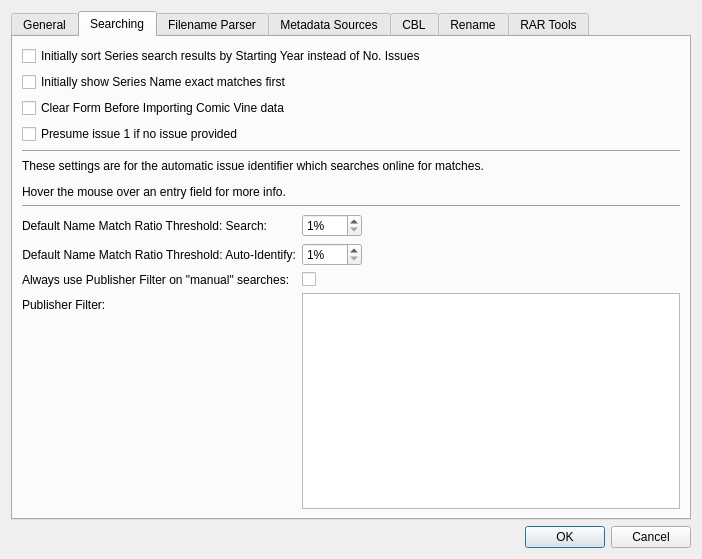
<?xml version="1.0" encoding="UTF-8"?>
<ui version="4.0">
 <class>dialogCreditEditor</class>
 <widget class="QDialog" name="dialogCreditEditor">
  <property name="geometry">
   <rect>
    <x>0</x>
    <y>0</y>
    <width>702</width>
    <height>559</height>
   </rect>
  </property>
  <property name="windowTitle">
   <string>Settings</string>
  </property>
  <property name="sizeGripEnabled">
   <bool>false</bool>
  </property>
  <layout class="QGridLayout" name="gridLayout_2">
   <item row="0" column="0">
    <layout class="QVBoxLayout" name="verticalLayout">
     <item>
      <widget class="QTabWidget" name="tabWidget">
       <property name="sizePolicy">
        <sizepolicy hsizetype="Expanding" vsizetype="Preferred">
         <horstretch>0</horstretch>
         <verstretch>0</verstretch>
        </sizepolicy>
       </property>
       <property name="currentIndex">
        <number>1</number>
       </property>
       <widget class="QWidget" name="tGeneral">
        <attribute name="title">
         <string>General</string>
        </attribute>
        <layout class="QVBoxLayout" name="verticalLayout_2">
         <item>
          <widget class="QGroupBox" name="grpBoxBtns">
           <property name="title">
            <string/>
           </property>
           <layout class="QGridLayout" name="gridLayout_4">
            <item row="1" column="0">
             <widget class="QPushButton" name="btnResetSettings">
              <property name="sizePolicy">
               <sizepolicy hsizetype="Maximum" vsizetype="Fixed">
                <horstretch>0</horstretch>
                <verstretch>0</verstretch>
               </sizepolicy>
              </property>
              <property name="text">
               <string>Default Settings</string>
              </property>
             </widget>
            </item>
            <item row="1" column="1">
             <widget class="QLabel" name="lblDefaultSettings">
              <property name="sizePolicy">
               <sizepolicy hsizetype="Expanding" vsizetype="Expanding">
                <horstretch>0</horstretch>
                <verstretch>0</verstretch>
               </sizepolicy>
              </property>
              <property name="text">
               <string>Revert to default settings</string>
              </property>
              <property name="wordWrap">
               <bool>true</bool>
              </property>
             </widget>
            </item>
            <item row="2" column="0">
             <widget class="QPushButton" name="btnClearCache">
              <property name="sizePolicy">
               <sizepolicy hsizetype="Maximum" vsizetype="Fixed">
                <horstretch>0</horstretch>
                <verstretch>0</verstretch>
               </sizepolicy>
              </property>
              <property name="text">
               <string>Clear Cache</string>
              </property>
             </widget>
            </item>
            <item row="2" column="1">
             <widget class="QLabel" name="label_2">
              <property name="sizePolicy">
               <sizepolicy hsizetype="Expanding" vsizetype="Expanding">
                <horstretch>0</horstretch>
                <verstretch>0</verstretch>
               </sizepolicy>
              </property>
              <property name="text">
               <string>If you need to free up the disk space, or the responses seems out of date, clear the online cache.</string>
              </property>
              <property name="wordWrap">
               <bool>true</bool>
              </property>
             </widget>
            </item>
            <item row="0" column="0" colspan="2">
             <widget class="QCheckBox" name="cbxCheckForNewVersion">
              <property name="text">
               <string>Check for new version on startup</string>
              </property>
             </widget>
            </item>
           </layout>
          </widget>
         </item>
         <item>
          <widget class="Line" name="line_3">
           <property name="orientation">
            <enum>Qt::Horizontal</enum>
           </property>
          </widget>
         </item>
         <item>
          <spacer name="verticalSpacer">
           <property name="orientation">
            <enum>Qt::Vertical</enum>
           </property>
           <property name="sizeHint" stdset="0">
            <size>
             <width>20</width>
             <height>40</height>
            </size>
           </property>
          </spacer>
         </item>
        </layout>
       </widget>
       <widget class="QWidget" name="tSearching">
        <attribute name="title">
         <string>Searching</string>
        </attribute>
        <layout class="QGridLayout" name="gridLayout_3">
         <item row="7" column="0">
          <layout class="QFormLayout" name="formLayout_2">
           <property name="fieldGrowthPolicy">
            <enum>QFormLayout::AllNonFixedFieldsGrow</enum>
           </property>
           <item row="0" column="0">
            <widget class="QLabel" name="label_3">
             <property name="toolTip">
              <string/>
             </property>
             <property name="text">
              <string>Default Name Match Ratio Threshold: Search:</string>
             </property>
            </widget>
           </item>
           <item row="1" column="0">
            <widget class="QLabel" name="label">
             <property name="text">
              <string>Default Name Match Ratio Threshold: Auto-Identify:</string>
             </property>
             <property name="alignment">
              <set>Qt::AlignRight|Qt::AlignTrailing|Qt::AlignVCenter</set>
             </property>
            </widget>
           </item>
           <item row="2" column="0">
            <widget class="QLabel" name="label_9">
             <property name="text">
              <string>Always use Publisher Filter on &quot;manual&quot; searches:</string>
             </property>
            </widget>
           </item>
           <item row="2" column="1">
            <widget class="QCheckBox" name="cbxUseFilter">
             <property name="toolTip">
              <string>&lt;html&gt;&lt;head/&gt;&lt;body&gt;&lt;p&gt;Applies the &lt;span style=&quot; font-weight:600;&quot;&gt;Publisher Filter&lt;/span&gt; on all searches.&lt;br/&gt;The search window has a dynamic toggle to show the unfiltered results.&lt;/p&gt;&lt;/body&gt;&lt;/html&gt;</string>
             </property>
             <property name="text">
              <string/>
             </property>
            </widget>
           </item>
           <item row="3" column="0">
            <widget class="QLabel" name="label_4">
             <property name="text">
              <string>Publisher Filter:</string>
             </property>
            </widget>
           </item>
           <item row="3" column="1">
            <widget class="QPlainTextEdit" name="tePublisherFilter">
             <property name="sizePolicy">
              <sizepolicy hsizetype="Expanding" vsizetype="Expanding">
               <horstretch>0</horstretch>
               <verstretch>0</verstretch>
              </sizepolicy>
             </property>
            </widget>
           </item>
           <item row="0" column="1">
            <widget class="QSpinBox" name="sbNameMatchSearchThresh">
             <property name="maximumSize">
              <size>
               <width>60</width>
               <height>16777215</height>
              </size>
             </property>
             <property name="suffix">
              <string>%</string>
             </property>
             <property name="minimum">
              <number>1</number>
             </property>
             <property name="maximum">
              <number>100</number>
             </property>
            </widget>
           </item>
           <item row="1" column="1">
            <widget class="QSpinBox" name="sbNameMatchIdentifyThresh">
             <property name="maximumSize">
              <size>
               <width>60</width>
               <height>16777215</height>
              </size>
             </property>
             <property name="suffix">
              <string>%</string>
             </property>
             <property name="minimum">
              <number>1</number>
             </property>
             <property name="maximum">
              <number>100</number>
             </property>
            </widget>
           </item>
          </layout>
         </item>
         <item row="0" column="0">
          <widget class="QCheckBox" name="cbxSortByYear">
           <property name="text">
            <string>Initially sort Series search results by Starting Year instead of No. Issues</string>
           </property>
          </widget>
         </item>
         <item row="4" column="0">
          <widget class="Line" name="line_5">
           <property name="orientation">
            <enum>Qt::Horizontal</enum>
           </property>
          </widget>
         </item>
         <item row="6" column="0">
          <widget class="Line" name="line_2">
           <property name="orientation">
            <enum>Qt::Horizontal</enum>
           </property>
          </widget>
         </item>
         <item row="5" column="0">
          <widget class="QLabel" name="label_5">
           <property name="text">
            <string>&lt;html&gt;&lt;head/&gt;&lt;body&gt;&lt;p&gt;These settings are for the automatic issue identifier which searches online for matches. &lt;/p&gt;&lt;p&gt;Hover the mouse over an entry field for more info.&lt;/p&gt;&lt;/body&gt;&lt;/html&gt;</string>
           </property>
           <property name="wordWrap">
            <bool>true</bool>
           </property>
          </widget>
         </item>
         <item row="1" column="0">
          <widget class="QCheckBox" name="cbxExactMatches">
           <property name="text">
            <string>Initially show Series Name exact matches first</string>
           </property>
          </widget>
         </item>
         <item row="2" column="0">
          <widget class="QCheckBox" name="cbxClearFormBeforePopulating">
           <property name="text">
            <string>Clear Form Before Importing Comic Vine data</string>
           </property>
          </widget>
         </item>
         <item row="3" column="0">
          <widget class="QCheckBox" name="cbxPresumeIssueOne">
           <property name="toolTip">
            <string>If no issue number is found Comic Tagger will add '1' as the issue number when the archive is loaded</string>
           </property>
           <property name="text">
            <string>Presume issue 1 if no issue provided</string>
           </property>
          </widget>
         </item>
        </layout>
       </widget>
       <widget class="QWidget" name="tFilenameParser">
        <attribute name="title">
         <string>Filename Parser</string>
        </attribute>
        <layout class="QVBoxLayout" name="verticalLayout_6">
         <item>
          <widget class="QGroupBox" name="groupBox_2">
           <layout class="QVBoxLayout" name="verticalLayout_7">
            <item>
             <widget class="QCheckBox" name="cbxComplicatedParser">
              <property name="text">
               <string>Use &quot;Complicated&quot; Parser</string>
              </property>
             </widget>
            </item>
            <item>
             <widget class="QCheckBox" name="cbxRemoveC2C">
              <property name="text">
               <string>Remove 'C2C' from Scan Info</string>
              </property>
             </widget>
            </item>
            <item>
             <widget class="QCheckBox" name="cbxRemoveFCBD">
              <property name="text">
               <string>Remove 'FCBD' from Scan Info</string>
              </property>
             </widget>
            </item>
            <item>
             <widget class="QCheckBox" name="cbxRemovePublisher">
              <property name="text">
               <string>Remove Publisher from filename</string>
              </property>
             </widget>
            </item>
           </layout>
          </widget>
         </item>
         <item>
          <spacer name="verticalSpacer_4">
           <property name="orientation">
            <enum>Qt::Vertical</enum>
           </property>
           <property name="sizeHint" stdset="0">
            <size>
             <width>20</width>
             <height>40</height>
            </size>
           </property>
          </spacer>
         </item>
        </layout>
       </widget>
       <widget class="QWidget" name="tComicTalkers">
        <attribute name="title">
         <string>Metadata Sources</string>
        </attribute>
        <layout class="QVBoxLayout" name="verticalLayout_4"/>
       </widget>
       <widget class="QWidget" name="tCBL">
        <attribute name="title">
         <string>CBL</string>
        </attribute>
        <layout class="QGridLayout" name="gridLayout_6">
         <item row="0" column="0">
          <widget class="QCheckBox" name="cbxApplyCBLTransformOnCVIMport">
           <property name="text">
            <string>Apply CBL Transforms on ComicVine Import</string>
           </property>
          </widget>
         </item>
         <item row="1" column="0">
          <widget class="QCheckBox" name="cbxApplyCBLTransformOnBatchOperation">
           <property name="text">
            <string>Apply CBL Transforms on Batch Copy Operations to CBL Tags</string>
           </property>
          </widget>
         </item>
         <item row="3" column="0">
          <widget class="QGroupBox" name="groupBox">
           <property name="sizePolicy">
            <sizepolicy hsizetype="Preferred" vsizetype="MinimumExpanding">
             <horstretch>0</horstretch>
             <verstretch>0</verstretch>
            </sizepolicy>
           </property>
           <property name="title">
            <string>CBL Transforms</string>
           </property>
           <widget class="QWidget" name="layoutWidget">
            <property name="geometry">
             <rect>
              <x>11</x>
              <y>21</y>
              <width>251</width>
              <height>199</height>
             </rect>
            </property>
            <layout class="QGridLayout" name="gridLayout_7">
             <item row="3" column="0">
              <widget class="QCheckBox" name="cbxCopyLocationsToTags">
               <property name="text">
                <string>Copy Locations to Generic Tags</string>
               </property>
              </widget>
             </item>
             <item row="0" column="0">
              <widget class="QCheckBox" name="cbxAssumeLoneCreditIsPrimary">
               <property name="text">
                <string>Assume Lone Credit Is Primary</string>
               </property>
              </widget>
             </item>
             <item row="1" column="0">
              <widget class="QCheckBox" name="cbxCopyCharactersToTags">
               <property name="text">
                <string>Copy Characters to Generic Tags</string>
               </property>
              </widget>
             </item>
             <item row="2" column="0">
              <widget class="QCheckBox" name="cbxCopyTeamsToTags">
               <property name="text">
                <string>Copy Teams to Generic Tags</string>
               </property>
              </widget>
             </item>
             <item row="5" column="0">
              <widget class="QCheckBox" name="cbxCopyNotesToComments">
               <property name="text">
                <string>Copy Notes to Comments</string>
               </property>
              </widget>
             </item>
             <item row="6" column="0">
              <widget class="QCheckBox" name="cbxCopyWebLinkToComments">
               <property name="text">
                <string>Copy Web Link to Comments</string>
               </property>
              </widget>
             </item>
             <item row="4" column="0">
              <widget class="QCheckBox" name="cbxCopyStoryArcsToTags">
               <property name="text">
                <string>Copy Story Arcs to Generic Tags</string>
               </property>
              </widget>
             </item>
            </layout>
           </widget>
          </widget>
         </item>
         <item row="2" column="0">
          <spacer name="verticalSpacer_2">
           <property name="orientation">
            <enum>Qt::Vertical</enum>
           </property>
           <property name="sizeType">
            <enum>QSizePolicy::Fixed</enum>
           </property>
           <property name="sizeHint" stdset="0">
            <size>
             <width>20</width>
             <height>10</height>
            </size>
           </property>
          </spacer>
         </item>
        </layout>
       </widget>
       <widget class="QWidget" name="tRename">
        <attribute name="title">
         <string>Rename</string>
        </attribute>
        <layout class="QGridLayout" name="gridLayout_5">
         <item row="3" column="2">
          <widget class="QPushButton" name="btnAddValueReplacement">
           <property name="text">
            <string>Add Replacement</string>
           </property>
          </widget>
         </item>
         <item row="3" column="1">
          <widget class="QPushButton" name="btnRemoveLiteralReplacement">
           <property name="text">
            <string>Remove Replacement</string>
           </property>
          </widget>
         </item>
         <item row="0" column="0" colspan="4">
          <layout class="QFormLayout" name="formLayout_3">
           <property name="fieldGrowthPolicy">
            <enum>QFormLayout::AllNonFixedFieldsGrow</enum>
           </property>
           <item row="1" column="0">
            <widget class="QLabel" name="lblTemplate">
             <property name="text">
              <string>Template:</string>
             </property>
            </widget>
           </item>
           <item row="1" column="1">
            <widget class="QLineEdit" name="leRenameTemplate"/>
           </item>
           <item row="2" column="0">
            <widget class="QPushButton" name="btnTemplateHelp">
             <property name="text">
              <string>Template Help</string>
             </property>
            </widget>
           </item>
           <item row="2" column="1">
            <widget class="QLabel" name="lblRenameTest">
             <property name="text">
              <string/>
             </property>
             <property name="textFormat">
              <enum>Qt::PlainText</enum>
             </property>
             <property name="textInteractionFlags">
              <set>Qt::LinksAccessibleByMouse|Qt::TextSelectableByKeyboard|Qt::TextSelectableByMouse</set>
             </property>
            </widget>
           </item>
           <item row="3" column="0">
            <widget class="QLabel" name="lblPadding">
             <property name="text">
              <string>Issue # Zero Padding</string>
             </property>
            </widget>
           </item>
           <item row="3" column="1">
            <widget class="QLineEdit" name="leIssueNumPadding">
             <property name="sizePolicy">
              <sizepolicy hsizetype="Maximum" vsizetype="Fixed">
               <horstretch>0</horstretch>
               <verstretch>0</verstretch>
              </sizepolicy>
             </property>
             <property name="maximumSize">
              <size>
               <width>50</width>
               <height>16777215</height>
              </size>
             </property>
             <property name="toolTip">
              <string>&lt;html&gt;&lt;head/&gt;&lt;body&gt;&lt;p&gt;&lt;span style=&quot; font-weight:600;&quot;&gt;Issue # Zero Padding&lt;/span&gt; dictates if the issue number should be padded on left with zeros.  A value of 2, for example, means that the number will always be at least two digits.&lt;/p&gt;&lt;/body&gt;&lt;/html&gt;</string>
             </property>
            </widget>
           </item>
           <item row="4" column="0" colspan="2">
            <widget class="QCheckBox" name="cbxSmartCleanup">
             <property name="toolTip">
              <string>&lt;html&gt;&lt;head/&gt;&lt;body&gt;&lt;p&gt;&lt;span style=&quot; font-weight:600;&quot;&gt;&amp;quot;Smart Text Cleanup&amp;quot; &lt;/span&gt;will attempt to clean up the new filename if there are missing fields from the template.  For example, removing empty braces, repeated spaces and dashes, and more.  Experimental feature.&lt;/p&gt;&lt;/body&gt;&lt;/html&gt;</string>
             </property>
             <property name="text">
              <string>Use Smart Text Cleanup (Experimental)</string>
             </property>
            </widget>
           </item>
           <item row="5" column="0" colspan="2">
            <widget class="QCheckBox" name="cbxChangeExtension">
             <property name="text">
              <string>Change Extension Based On Archive Type</string>
             </property>
            </widget>
           </item>
           <item row="7" column="0">
            <widget class="QCheckBox" name="cbxMoveFiles">
             <property name="toolTip">
              <string>If checked moves files to specified folder</string>
             </property>
             <property name="text">
              <string>Move files when renaming</string>
             </property>
            </widget>
           </item>
           <item row="9" column="0">
            <widget class="QLabel" name="lblDirectory">
             <property name="text">
              <string>Destination Directory:</string>
             </property>
            </widget>
           </item>
           <item row="9" column="1">
            <widget class="QLineEdit" name="leDirectory"/>
           </item>
           <item row="8" column="0">
            <widget class="QCheckBox" name="cbxRenameStrict">
             <property name="toolTip">
              <string>If checked will ensure reserved characters and filenames are removed for all Operating Systems.&lt;br/&gt;By default only removes restricted characters and filenames for the current Operating System.</string>
             </property>
             <property name="text">
              <string>Strict renaming</string>
             </property>
            </widget>
           </item>
           <item row="10" column="1">
            <widget class="QLabel" name="lblDir"/>
           </item>
          </layout>
         </item>
         <item row="3" column="0">
          <widget class="QPushButton" name="btnAddLiteralReplacement">
           <property name="text">
            <string>Add Replacement</string>
           </property>
          </widget>
         </item>
         <item row="3" column="3">
          <widget class="QPushButton" name="btnRemoveValueReplacement">
           <property name="text">
            <string>Remove Replacement</string>
           </property>
          </widget>
         </item>
         <item row="2" column="2" colspan="2">
          <widget class="QTableWidget" name="twValueReplacements">
           <property name="font">
            <font>
             <family>Monaco</family>
            </font>
           </property>
           <property name="selectionMode">
            <enum>QAbstractItemView::SingleSelection</enum>
           </property>
           <attribute name="horizontalHeaderStretchLastSection">
            <bool>true</bool>
           </attribute>
           <column>
            <property name="text">
             <string>Find</string>
            </property>
           </column>
           <column>
            <property name="text">
             <string>Replacement</string>
            </property>
           </column>
           <column>
            <property name="text">
             <string>Strict Only</string>
            </property>
           </column>
          </widget>
         </item>
         <item row="2" column="0" colspan="2">
          <widget class="QTableWidget" name="twLiteralReplacements">
           <property name="font">
            <font>
             <family>Monaco</family>
            </font>
           </property>
           <property name="contextMenuPolicy">
            <enum>Qt::ActionsContextMenu</enum>
           </property>
           <property name="selectionMode">
            <enum>QAbstractItemView::SingleSelection</enum>
           </property>
           <property name="columnCount">
            <number>3</number>
           </property>
           <attribute name="horizontalHeaderStretchLastSection">
            <bool>true</bool>
           </attribute>
           <column>
            <property name="text">
             <string>Find</string>
            </property>
           </column>
           <column>
            <property name="text">
             <string>Replacement</string>
            </property>
           </column>
           <column>
            <property name="text">
             <string>Strict Only</string>
            </property>
           </column>
          </widget>
         </item>
         <item row="1" column="2" colspan="2">
          <widget class="QLabel" name="lblValueReplacements">
           <property name="text">
            <string>Value Text Replacements</string>
           </property>
          </widget>
         </item>
         <item row="1" column="0" colspan="2">
          <widget class="QLabel" name="lblLiteralReplacements">
           <property name="text">
            <string>Literal Text Replacements</string>
           </property>
          </widget>
         </item>
        </layout>
       </widget>
       <widget class="QWidget" name="tRARTools">
        <attribute name="title">
         <string>RAR Tools</string>
        </attribute>
        <layout class="QVBoxLayout" name="verticalLayout_2">
         <item>
          <widget class="QGroupBox" name="grpBoxRar">
           <layout class="QGridLayout" name="gridLayout">
            <item row="1" column="0">
             <widget class="QLabel" name="label_7">
              <property name="sizePolicy">
               <sizepolicy hsizetype="Preferred" vsizetype="Preferred">
                <horstretch>0</horstretch>
                <verstretch>0</verstretch>
               </sizepolicy>
              </property>
              <property name="minimumSize">
               <size>
                <width>120</width>
                <height>0</height>
               </size>
              </property>
              <property name="maximumSize">
               <size>
                <width>200</width>
                <height>16777215</height>
               </size>
              </property>
              <property name="text">
               <string>RAR program</string>
              </property>
             </widget>
            </item>
            <item row="1" column="1">
             <widget class="QLineEdit" name="leRarExePath">
              <property name="sizePolicy">
               <sizepolicy hsizetype="Expanding" vsizetype="Maximum">
                <horstretch>0</horstretch>
                <verstretch>0</verstretch>
               </sizepolicy>
              </property>
              <property name="readOnly">
               <bool>true</bool>
              </property>
             </widget>
            </item>
            <item row="1" column="2">
             <widget class="QPushButton" name="btnBrowseRar">
              <property name="sizePolicy">
               <sizepolicy hsizetype="Minimum" vsizetype="Maximum">
                <horstretch>0</horstretch>
                <verstretch>0</verstretch>
               </sizepolicy>
              </property>
              <property name="text">
               <string>...</string>
              </property>
             </widget>
            </item>
            <item row="0" column="0" colspan="3">
             <widget class="QLabel" name="lblRarHelp">
              <property name="sizePolicy">
               <sizepolicy hsizetype="Preferred" vsizetype="Minimum">
                <horstretch>0</horstretch>
                <verstretch>0</verstretch>
               </sizepolicy>
              </property>
              <property name="text">
               <string>&lt;html&gt;&lt;head/&gt;&lt;body&gt;&lt;p&gt;In order to write to CBR/RAR archives, you will need to have the shareware tools from &lt;a href=&quot;www.win-rar.com/download.html&quot;&gt;&lt;span style=&quot; text-decoration: underline; color:#0000ff;&quot;&gt;WinRAR&lt;/span&gt;&lt;/a&gt; installed. &lt;/p&gt;&lt;/body&gt;&lt;/html&gt;</string>
              </property>
              <property name="textFormat">
               <enum>Qt::RichText</enum>
              </property>
              <property name="alignment">
               <set>Qt::AlignBottom|Qt::AlignLeading|Qt::AlignLeft</set>
              </property>
              <property name="wordWrap">
               <bool>true</bool>
              </property>
              <property name="openExternalLinks">
               <bool>true</bool>
              </property>
              <property name="textInteractionFlags">
               <set>Qt::LinksAccessibleByKeyboard|Qt::LinksAccessibleByMouse</set>
              </property>
             </widget>
            </item>
           </layout>
          </widget>
         </item>
         <item>
          <spacer name="verticalSpacer">
           <property name="orientation">
            <enum>Qt::Vertical</enum>
           </property>
           <property name="sizeHint" stdset="0">
            <size>
             <width>20</width>
             <height>40</height>
            </size>
           </property>
          </spacer>
         </item>
        </layout>
       </widget>
      </widget>
     </item>
     <item>
      <widget class="QDialogButtonBox" name="buttonBox">
       <property name="orientation">
        <enum>Qt::Horizontal</enum>
       </property>
       <property name="standardButtons">
        <set>QDialogButtonBox::Cancel|QDialogButtonBox::Ok</set>
       </property>
      </widget>
     </item>
    </layout>
   </item>
  </layout>
 </widget>
 <resources/>
 <connections>
  <connection>
   <sender>buttonBox</sender>
   <signal>accepted()</signal>
   <receiver>dialogCreditEditor</receiver>
   <slot>accept()</slot>
   <hints>
    <hint type="sourcelabel">
     <x>248</x>
     <y>254</y>
    </hint>
    <hint type="destinationlabel">
     <x>157</x>
     <y>274</y>
    </hint>
   </hints>
  </connection>
  <connection>
   <sender>buttonBox</sender>
   <signal>rejected()</signal>
   <receiver>dialogCreditEditor</receiver>
   <slot>reject()</slot>
   <hints>
    <hint type="sourcelabel">
     <x>316</x>
     <y>260</y>
    </hint>
    <hint type="destinationlabel">
     <x>286</x>
     <y>274</y>
    </hint>
   </hints>
  </connection>
 </connections>
</ui>
